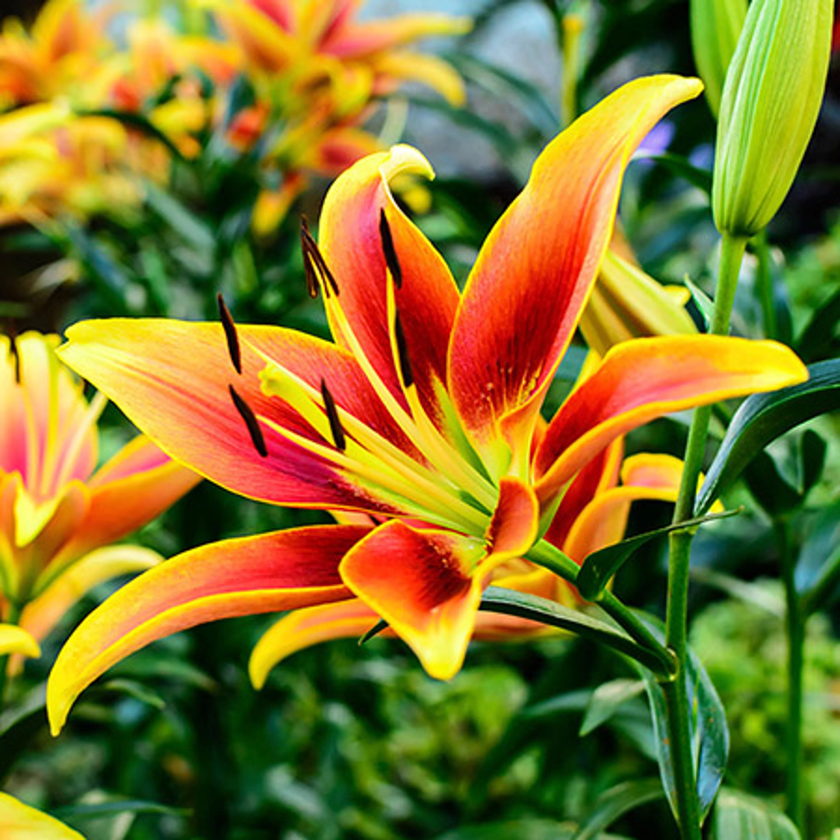
#> input picture image_to_trajectory/input.png, 840 x 840 px, shrunk from 3840 x 3840 before the run
$ python extractor.py
#> lines starting #> are read from the running program, lines starting #| are printed output that depends on the picture; after the words box and inside, x2 and y2 are one past the last pixel; in counts of white or black regions, pixels touching at a corner belong together
### image_to_trajectory/preprocessing/binarize.py
# preprocessing/binarize.py
"""
Stage 1: Convert input image to a clean binary image.

Pipeline:
  RGB/RGBA → grayscale → CLAHE → Gaussian blur → Otsu threshold
  → morphological cleanup → binary image (lines=255, bg=0)
"""

import cv2
import numpy as np
from pathlib import Path
from image_to_trajectory.config import BinarizationConfig

def load_image(path: str | Path) -> np.ndarray:
    """Load image from disk, handling RGB and RGBA."""
    img = cv2.imread(str(path), cv2.IMREAD_UNCHANGED)
    if img is None:
        raise FileNotFoundError(f"Cannot load image: {path}")
    return img


def to_grayscale(img: np.ndarray) -> np.ndarray:
    """Convert any channel format to single-channel grayscale."""
    if img.ndim == 2:
        return img  # already grayscale
    if img.shape[2] == 4:
        # RGBA: composite alpha onto white background first
        alpha = img[:, :, 3:4].astype(float) / 255.0
        rgb = img[:, :, :3].astype(float)
        white = np.ones_like(rgb) * 255.0
        composited = (alpha * rgb + (1 - alpha) * white).astype(np.uint8)
        return cv2.cvtColor(composited, cv2.COLOR_BGR2GRAY)
    return cv2.cvtColor(img, cv2.COLOR_BGR2GRAY)


def apply_clahe(gray: np.ndarray, cfg: BinarizationConfig) -> np.ndarray:
    """
    Contrast Limited Adaptive Histogram Equalization.
    Normalizes local brightness — essential for AI-generated art with
    gradient backgrounds or uneven lighting.
    """
    clahe = cv2.createCLAHE(
        clipLimit=cfg.clahe_clip_limit,
        tileGridSize=cfg.clahe_tile_grid_size
    )
    return clahe.apply(gray)


def threshold_otsu(blurred: np.ndarray, invert: bool) -> np.ndarray:
    """
    Otsu's method finds the globally optimal threshold automatically.
    No manual tuning needed for different image brightness levels.

    invert=True: dark lines on light bg → after invert, lines become white
    """
    flags = cv2.THRESH_BINARY_INV + cv2.THRESH_OTSU if invert \
            else cv2.THRESH_BINARY + cv2.THRESH_OTSU
    _, binary = cv2.threshold(blurred, 0, 255, flags)
    return binary


def morphological_cleanup(
    binary: np.ndarray,
    cfg: BinarizationConfig
) -> np.ndarray:
    """
    Close small gaps in lines, then open (remove) isolated noise pixels.
    Order matters: close first to preserve line continuity.
    """
    if cfg.morph_close_kernel > 0:
        k = cv2.getStructuringElement(
            cv2.MORPH_ELLIPSE,
            (cfg.morph_close_kernel * 2 + 1,) * 2
        )
        binary = cv2.morphologyEx(binary, cv2.MORPH_CLOSE, k)

    if cfg.morph_open_kernel > 0:
        k = cv2.getStructuringElement(
            cv2.MORPH_ELLIPSE,
            (cfg.morph_open_kernel * 2 + 1,) * 2
        )
        binary = cv2.morphologyEx(binary, cv2.MORPH_OPEN, k)

    return binary


def binarize(
    path: str | Path,
    cfg: BinarizationConfig | None = None
) -> np.ndarray:
    """
    Full binarization pipeline.

    Returns:
        Binary image, dtype uint8, lines=255, background=0.
    """
    cfg = cfg or BinarizationConfig()

    raw = load_image(path)
#> in load_image, img is the input picture: shape (840, 840, 3); mean B, G, R 43.5, 120.1, 131.7
    gray = to_grayscale(raw)

    equalized = apply_clahe(gray, cfg)
#> in apply_clahe, `return clahe.apply(gray)`:
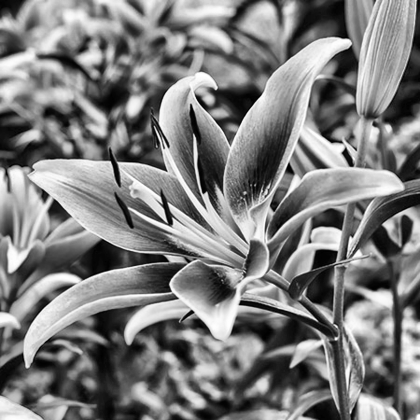
#> returned value: shape (840, 840) (shown at 1/2 size); min 0, max 255, mean 125.5

    # Gaussian blur smooths anti-aliasing artifacts before threshold
    ksize = cfg.blur_kernel_size | 1  # ensure odd
    blurred = cv2.GaussianBlur(equalized, (ksize, ksize), 0)

    binary = threshold_otsu(blurred, cfg.invert)
#> in threshold_otsu, `_, binary = cv2.threshold(blurred, 0, 255, flags)`:
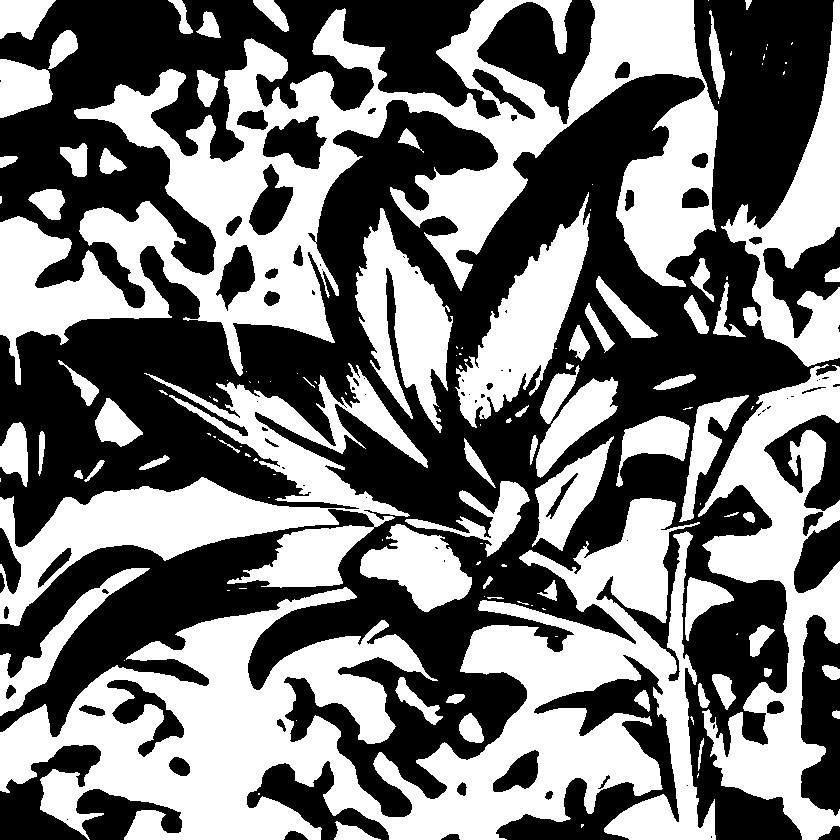
#> binary: shape (840, 840); 46.9% white; 132 white regions (63 under 20 px), largest, box (x1, y1, x2, y2) and area: (0, 498, 716, 840) 99314, (0, 0, 718, 385) 87626, (0, 363, 428, 626) 33026
    binary = morphological_cleanup(binary, cfg)

    return binary

# [28 lines that do not run on import are left out]

### image_to_trajectory/preprocessing/skeletonize.py
# preprocessing/skeletonize.py
"""
Stage 2: Convert thick binary lines into 1-pixel-wide centerline skeleton.

Uses Zhang-Suen topology-preserving thinning (skimage).
Then prunes short spurious branches that appear as skeleton hair.
"""

import numpy as np
from skimage.morphology import skeletonize as sk_skeletonize
from skimage.measure import label
from scipy import ndimage
from image_to_trajectory.config import SkeletonConfig


def compute_skeleton(binary: np.ndarray) -> np.ndarray:
    """
    Run Zhang-Suen skeletonization.

    Args:
        binary: uint8 image, lines=255, bg=0

    Returns:
        bool array, True where skeleton pixels exist
    """
    # skimage expects bool input
    return sk_skeletonize(binary > 0)


def pixel_degree(skeleton: np.ndarray) -> np.ndarray:
    """
    Compute the degree (number of neighbors) of each skeleton pixel.
    Uses a 3x3 convolution with all-ones kernel, then subtract 1
    (the pixel itself) for foreground pixels.

    Degree values:
        1 → endpoint
        2 → interior path pixel
        3+ → junction / branch point
    """
    kernel = np.ones((3, 3), dtype=np.uint8)
    neighbor_count = ndimage.convolve(
        skeleton.astype(np.uint8),
        kernel,
        mode='constant',
        cval=0
    )
    # neighbor_count includes the pixel itself, so degree = count - 1
    degree = np.where(skeleton, neighbor_count - 1, 0)
    return degree


# [4 lines left out: function find_branch_endpoints, not called in this run]


def prune_short_branches(
    skeleton: np.ndarray,
    min_length: int
) -> np.ndarray:
    """
    Iteratively remove branches shorter than min_length pixels.

    Strategy:
        1. Find endpoints (degree=1)
        2. Walk from each endpoint toward the nearest junction
        3. If walk length < min_length, delete those pixels
        4. Repeat until stable (short branches can expose new endpoints)
    """
    skel = skeleton.copy()

    for _ in range(min_length):
        degree = pixel_degree(skel)
        endpoints = (degree == 1) & skel
        # Remove all current endpoints (they're the tips of short branches)
        # This is a conservative approach — it removes one pixel per iteration
        # and repeats, so branches of length k are pruned in k iterations.
        skel[endpoints] = False

    # Restore any junction pixels that were accidentally removed
    # (can happen at isolated dots). Recompute degree on original.
    # Actually: re-running skeletonization after deletion is overkill —
    # the iterative endpoint removal is safe for pruning only.

    return skel


def remove_small_components(
    skeleton: np.ndarray,
    min_size: int
) -> np.ndarray:
    """
    Remove connected components smaller than min_size pixels.
    Eliminates isolated skeleton dots from binarization noise.
    """
    labeled = label(skeleton, connectivity=2)
    # Count component sizes
    component_sizes = np.bincount(labeled.ravel())
    # Zero out background (label 0) from consideration
    component_sizes[0] = 0
    # Keep only components >= min_size
    keep_mask = component_sizes >= min_size
    return keep_mask[labeled]


def skeletonize_image(
    binary: np.ndarray,
    cfg: SkeletonConfig | None = None
) -> np.ndarray:
    """
    Full skeletonization pipeline.

    Returns:
        bool ndarray, True = skeleton pixel
    """
    cfg = cfg or SkeletonConfig()

    skel = compute_skeleton(binary)
    skel = remove_small_components(skel, cfg.min_component_size)
#> in remove_small_components, `labeled = label(skeleton, connectivity=2)`:
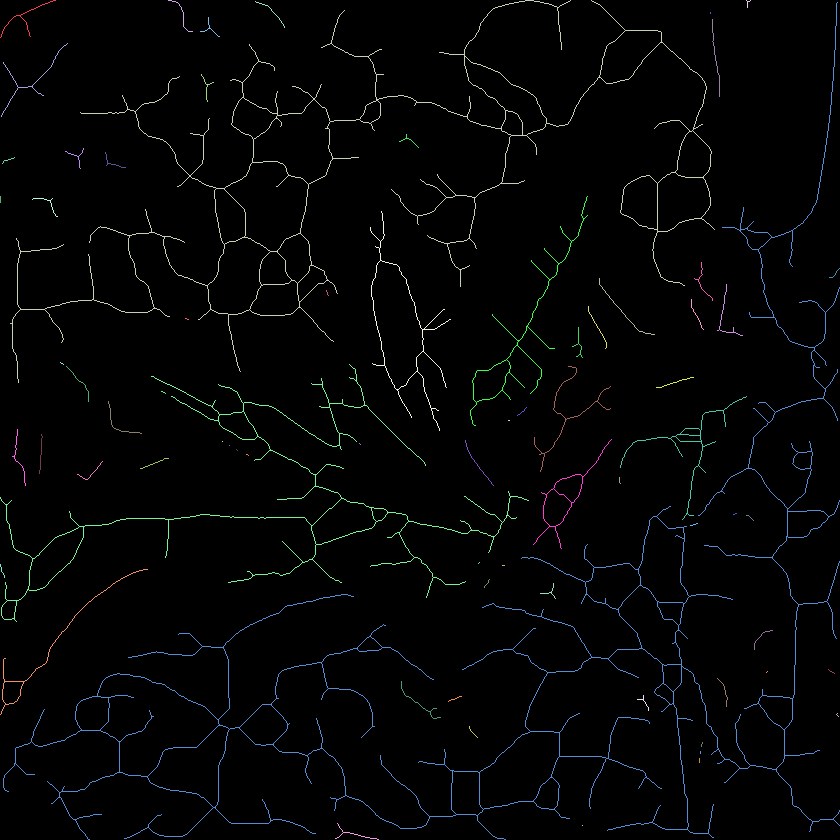
#> labeled: shape (840, 840) int32; 74 distinct labels, from 0 to 73; one colour per label, 0 black
#> in remove_small_components, `component_sizes = np.bincount(labeled.ravel())`: component_sizes = 74 values, max 688593 at index 0, min 1 at index 43, mean 9535.1
    skel = prune_short_branches(skel, cfg.min_branch_length)
#> after the loop in prune_short_branches, `for _ in range(min_length):`:
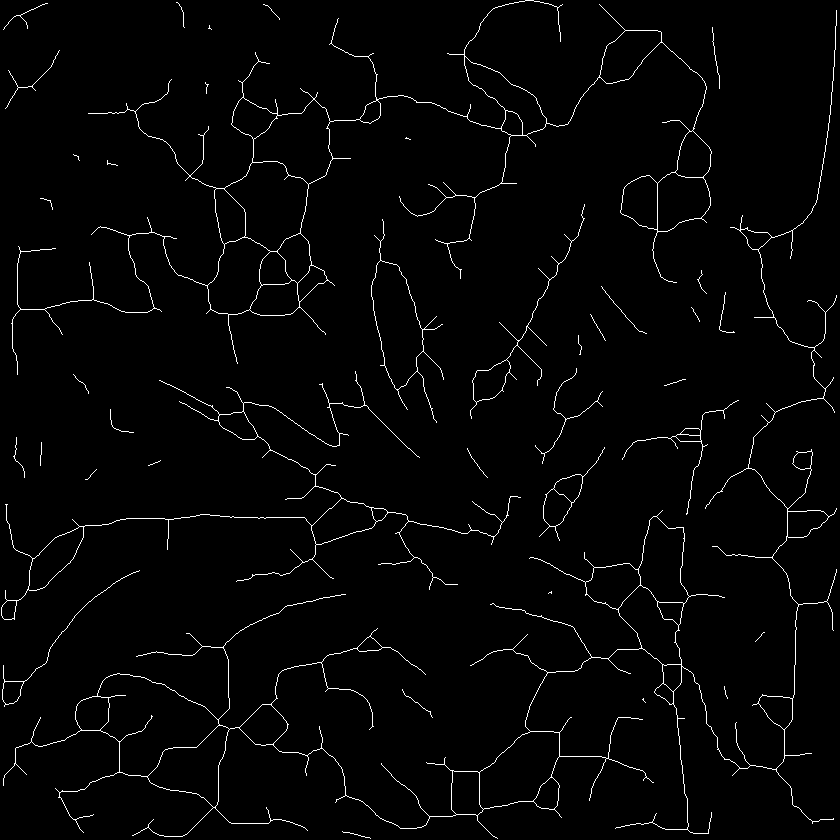
#> skel: shape (840, 840) bool; 2.1% white in thin lines or dots

    # Final component cleanup after pruning (pruning can create new isolates)
    skel = remove_small_components(skel, cfg.min_component_size)
#> call 2 of remove_small_components, with min_size = 20
#> in remove_small_components (call 2), `labeled = label(skeleton, connectivity=2)`:
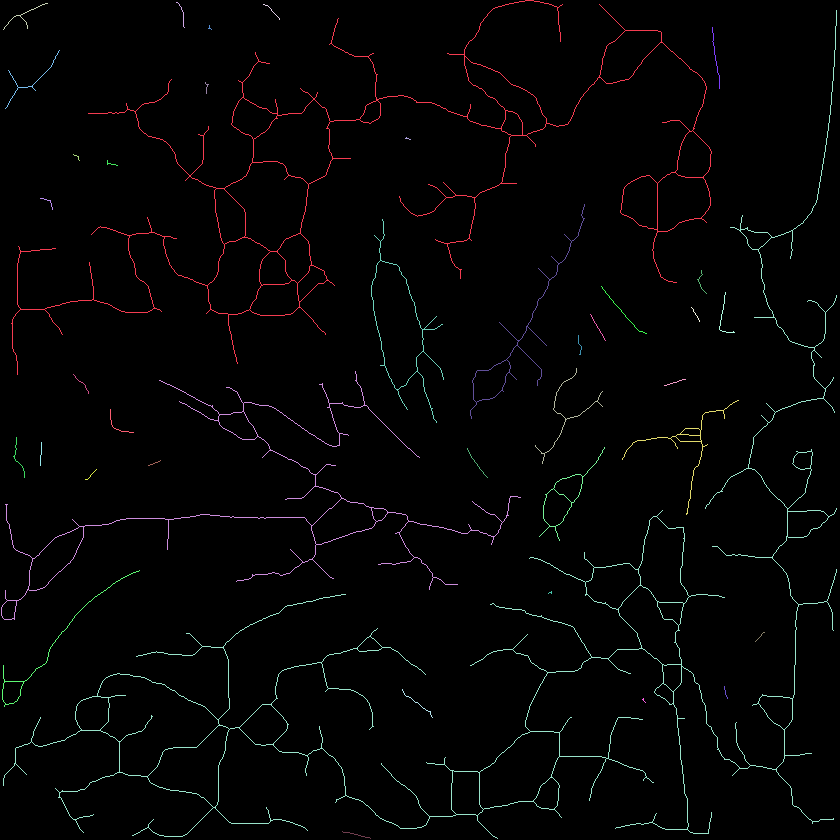
#> labeled: shape (840, 840) int32; 41 distinct labels, from 0 to 40; one colour per label, 0 black
#> in remove_small_components (call 2), `component_sizes = np.bincount(labeled.ravel())`: component_sizes = 41 values, max 691007 at index 0, min 6 at index 35, mean 17209.8

    return skel


# [48 lines that do not run on import are left out]

### image_to_trajectory/graph/extractor.py
# graph/extractor.py
"""
Stage 3: Convert skeleton pixels into a traversable NetworkX graph.

Key insight:
  Only endpoints (degree=1) and junctions (degree=3+) become graph NODES.
  All degree-2 pixels in between are "walked" as EDGES (with pixel chain stored).

This reduces a 1M-pixel skeleton to a graph of hundreds of nodes.
"""

import numpy as np
import networkx as nx
from collections import deque
from scipy.spatial import cKDTree
from image_to_trajectory.config import GraphConfig
from image_to_trajectory.preprocessing.skeletonize import pixel_degree


# 8-connected neighbor offsets (row_delta, col_delta)
NEIGHBORS_8 = [
    (-1, -1), (-1, 0), (-1, 1),
    ( 0, -1),           ( 0, 1),
    ( 1, -1), ( 1, 0), ( 1, 1),
]


def classify_pixels(skeleton: np.ndarray) -> tuple[np.ndarray, np.ndarray, np.ndarray]:
    """
    Classify every skeleton pixel by its topological role.

    Returns:
        endpoints: bool mask — degree == 1
        junctions: bool mask — degree >= 3
        interior:  bool mask — degree == 2
    """
    degree = pixel_degree(skeleton)
    endpoints = (degree == 1) & skeleton
    junctions = (degree >= 3) & skeleton
    interior  = (degree == 2) & skeleton
    return endpoints, junctions, interior


def walk_edge(
    start: tuple[int, int],
    came_from: tuple[int, int],
    skeleton: np.ndarray,
    node_mask: np.ndarray
) -> tuple[list[tuple[int, int]], tuple[int, int]]:
    """
    Walk along degree-2 pixels from `start` until reaching another node.

    Args:
        start:      pixel to begin walking from (a non-node interior pixel)
        came_from:  the node we just left (to avoid backtracking)
        skeleton:   full skeleton bool array
        node_mask:  True where pixels are nodes (endpoint or junction)

    Returns:
        pixel_chain: ordered list of pixels traversed (not including came_from)
        end_node:    the node pixel where walk terminated
    """
    chain = [start]
    prev = came_from
    current = start

    while True:
        # Find neighbors of current that are skeleton pixels and not where we came from
        neighbors = []
        for dr, dc in NEIGHBORS_8:
            nr, nc = current[0] + dr, current[1] + dc
            if (nr, nc) != prev and skeleton[nr, nc]:
                neighbors.append((nr, nc))

        if not neighbors:
            # Dead end (shouldn't happen in a properly skeletonized image)
            break

        # Take the next step
        nxt = neighbors[0]
        chain.append(nxt)
        prev = current
        current = nxt

        # Stop when we hit another node
        if node_mask[current]:
            break

    return chain[:-1], current  # chain excludes the terminal node pixel


def edge_weight(pixel_chain: list[tuple[int, int]], mode: str) -> float:
    """
    Compute edge weight from pixel chain.

    'pixel_count': number of pixels (Manhattan-ish length)
    'euclidean':   straight-line distance between endpoints
    """
    if mode == "pixel_count" or len(pixel_chain) < 2:
        return float(len(pixel_chain))
    # Euclidean between first and last pixel in chain
    p0, p1 = pixel_chain[0], pixel_chain[-1]
    return float(np.hypot(p1[0] - p0[0], p1[1] - p0[1]))


def extract_graph(
    skeleton: np.ndarray,
    cfg: GraphConfig | None = None
) -> nx.Graph:
    """
    Convert skeleton to NetworkX graph.

    Node attributes:
        'pos': (row, col) pixel position

    Edge attributes:
        'pixels': list of (row, col) tuples along the edge path
        'weight': edge length
        'is_air': True for pen-lift edges (added later in traversal)

    Returns:
        Undirected graph G
    """
    cfg = cfg or GraphConfig()

    endpoints, junctions, _ = classify_pixels(skeleton)
    node_mask = endpoints | junctions
#> node_mask: shape (840, 840) bool; 0.15% white in thin lines or dots

    G = nx.Graph()

    # --- Add all node pixels ---
    node_positions = np.argwhere(node_mask)
#> node_positions = 1065 pairs, first value 2 to 838, second value 3 to 836
    for r, c in node_positions:
        G.add_node((r, c), pos=(r, c))
#> this loop made 1065 passes
#> (r, c) on passes 1 to 3: (2, 176), (3, 47), (4, 562)

    # Special case: if skeleton has NO nodes (one pure cycle with no endpoints
    # or junctions), inject an artificial node to allow traversal
    if G.number_of_nodes() == 0:
        skel_pixels = np.argwhere(skeleton)
        if len(skel_pixels) > 0:
            seed = tuple(skel_pixels[0])
            G.add_node(seed, pos=seed)
            node_mask[seed] = True

    # --- Walk edges ---
    visited_edges: set[frozenset] = set()

    for node in list(G.nodes()):
        r, c = node
        for dr, dc in NEIGHBORS_8:
            nr, nc = r + dr, c + dc
            if not (0 <= nr < skeleton.shape[0] and 0 <= nc < skeleton.shape[1]):
                continue
            neighbor = (nr, nc)
            if not skeleton[neighbor]:
                continue

            if node_mask[neighbor]:
                # Direct node-to-node edge (adjacent nodes)
                edge_key = frozenset([node, neighbor])
                if edge_key not in visited_edges:
                    visited_edges.add(edge_key)
                    chain = [node, neighbor]
                    w = edge_weight(chain, cfg.edge_weight_mode)
                    G.add_edge(node, neighbor, pixels=chain, weight=w, is_air=False)
            else:
                # Start walking an interior chain
                chain, end_node = walk_edge(neighbor, node, skeleton, node_mask)
                edge_key = frozenset([node, end_node])
                if edge_key not in visited_edges:
                    visited_edges.add(edge_key)
                    full_chain = [node] + chain + [end_node]
                    w = edge_weight(full_chain, cfg.edge_weight_mode)
                    G.add_edge(node, end_node,
                               pixels=full_chain, weight=w, is_air=False)
#> this loop made 1065 passes
#> (r, c) on passes 1 to 3: (2, 176), (3, 47), (4, 562)
#> after the loop, visited_edges = 1407 items

    return G


# [34 lines left out: function merge_nearby_junctions, not called in this run]

if __name__ == "__main__":
    """
    Standalone test runner for graph extraction.

    Usage:
        python -m image_to_trajectory.graph.extractor
    """

    import cv2
    import matplotlib.pyplot as plt
    from pathlib import Path

    from image_to_trajectory.preprocessing.binarize import binarize
    from image_to_trajectory.preprocessing.skeletonize import skeletonize_image

    # Input image path
    TEST_IMAGE = Path(__file__).parent.parent / "input.png"

    try:
        print("[INFO] Running binarization...")
        binary = binarize(TEST_IMAGE)

        print("[INFO] Running skeletonization...")
        skeleton = skeletonize_image(binary)

        print("[INFO] Extracting graph...")
        G = extract_graph(skeleton)

        print(f"[INFO] Nodes: {G.number_of_nodes()}")
#| [INFO] Nodes: 1065
        print(f"[INFO] Edges: {G.number_of_edges()}")
#| [INFO] Edges: 1407

        # --- Visualization ---
        fig, ax = plt.subplots(figsize=(10, 10))

        # Show skeleton background
        ax.imshow(skeleton, cmap="gray")

        # Draw graph edges
        for u, v, data in G.edges(data=True):
            pixels = data["pixels"]
            ys = [p[0] for p in pixels]
            xs = [p[1] for p in pixels]
            ax.plot(xs, ys, linewidth=1)
#> this loop made 1407 passes
#> (pixels, ys, xs) on passes 3, 6, 7: ([(4, 562), (5, 561), (5, 560), (6, 559), (7, 558)], [4, 5, 5, 6, 7], [562, 561, 560, 559, 558]), ([(7, 557), (7, 558)], [7, 7], [557, 558]), ([(7, 557), (8, 557)], [7, 8], [557, 557])

        # Draw graph nodes
        node_y = [n[0] for n in G.nodes()]
#> node_y = 1065 values from 2 to 838
        node_x = [n[1] for n in G.nodes()]
#> node_x = 1065 values, max 836 at index 7, min 3 at index 15, mean 429.8

        ax.scatter(node_x, node_y, s=20)

        ax.set_title(
            f"Extracted Graph\n"
            f"Nodes: {G.number_of_nodes()} | "
            f"Edges: {G.number_of_edges()}"
        )

        ax.invert_yaxis()
        plt.tight_layout()

        # Save visualization
        out_path = "debug_graph.png"
        plt.savefig(out_path, dpi=300)
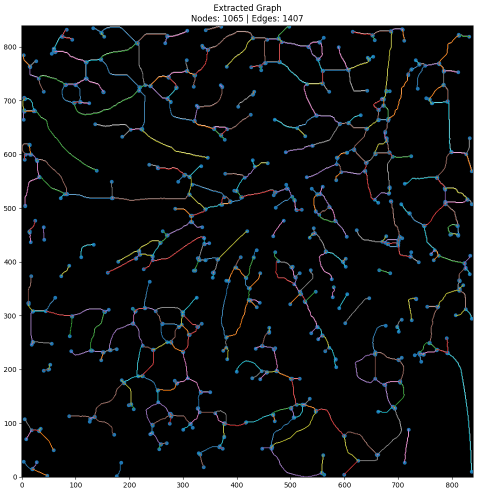
#> figure drawn by matplotlib, 1 panel

        print(f"[INFO] Graph visualization saved: {out_path}")

        plt.show()

    except Exception as e:
        print(f"[ERROR] {e}")
